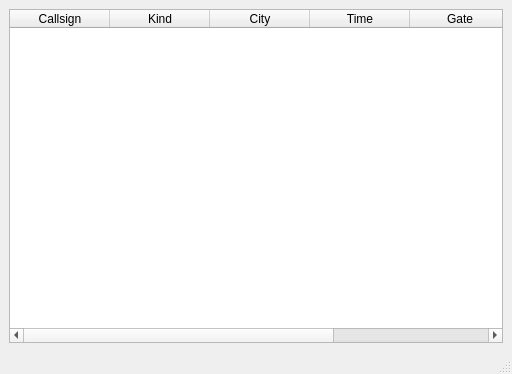
<?xml version="1.0" encoding="UTF-8"?>
<ui version="4.0">
 <class>MainWindow</class>
 <widget class="QMainWindow" name="MainWindow">
  <property name="geometry">
   <rect>
    <x>0</x>
    <y>0</y>
    <width>512</width>
    <height>374</height>
   </rect>
  </property>
  <property name="windowTitle">
   <string>Flight Editor</string>
  </property>
  <widget class="QWidget" name="centralwidget">
   <layout class="QGridLayout" name="gridLayout">
    <item row="0" column="0">
     <widget class="QTableWidget" name="table">
      <property name="contextMenuPolicy">
       <enum>Qt::CustomContextMenu</enum>
      </property>
      <attribute name="horizontalHeaderStretchLastSection">
       <bool>true</bool>
      </attribute>
      <column>
       <property name="text">
        <string>Callsign</string>
       </property>
      </column>
      <column>
       <property name="text">
        <string>Kind</string>
       </property>
      </column>
      <column>
       <property name="text">
        <string>City</string>
       </property>
      </column>
      <column>
       <property name="text">
        <string>Time</string>
       </property>
      </column>
      <column>
       <property name="text">
        <string>Gate</string>
       </property>
      </column>
      <column>
       <property name="text">
        <string>Remarks</string>
       </property>
      </column>
     </widget>
    </item>
   </layout>
  </widget>
  <widget class="QMenuBar" name="menubar">
   <property name="geometry">
    <rect>
     <x>0</x>
     <y>0</y>
     <width>512</width>
     <height>25</height>
    </rect>
   </property>
  </widget>
  <widget class="QStatusBar" name="statusbar"/>
 </widget>
 <resources/>
 <connections/>
</ui>
